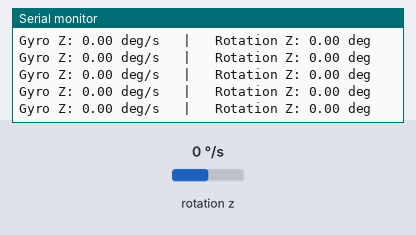
Recording of a sketch running on a simulated ESP32. Parts: the last lines printed to the serial monitor. Wiring (inferred from the names in the program): MPU-9250 motion sensor at I2C address 0x68. Inputs (shaded band) come from the test bench; at power-on: rotation z 0 °/s.

Above: at 4.3 s.
4.4 s: rotation z set to -192 °/s
At 4.45 s:
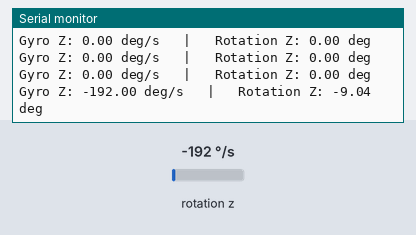
5.9 s: rotation z set to -100 °/s
At 5.96 s:
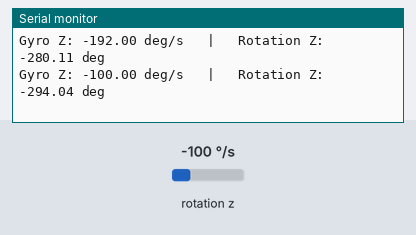
Timing chart, 0 to 8.9 s (numbered marks = the images above; inputs shaded):
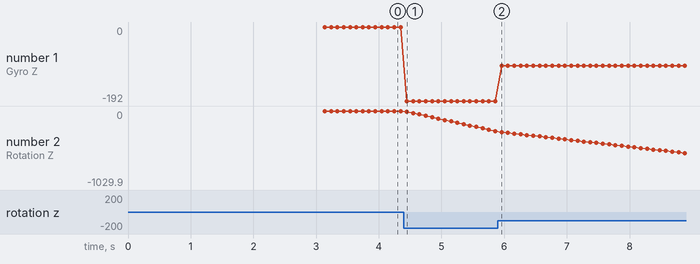

Measured:
- after the input at 4.4 s, the serial monitor: prints a new line after 0.05 s (image 1)
- plotted number 1: 0 → -192 after the input at 4.4 s
- plotted number 2: 0 → -280.11 after the input at 4.4 s

The sketch:

GyroRotationZ_Test.ino
```cpp
/**
 * ============================================================
 *  GyroRotationZ_Test.ino
 *  ESP32 + MPU6050  --  Gyro Z Rotation Accumulator
 * ============================================================
 *
 *  PURPOSE
 *  -------
 *  Measure and accumulate the total relative rotation around
 *  the Z axis (yaw) using the MPU6050 gyroscope only.
 *
 *  No motors. No heading correction. No PID. No maze solving.
 *
 *  PUBLIC API
 *  ----------
 *    updateGyroRotation()   -- call every loop iteration
 *    getGyroRotationZ()     -- returns accumulated degrees
 *    resetGyroRotationZ()   -- zeroes the accumulator
 *
 *  LIBRARY REQUIREMENT
 *  -------------------
 *  None beyond the built-in <Wire.h>.
 *  All MPU6050 communication is via raw I2C register reads.
 *  No third-party library installation needed.
 *
 *  HARDWARE
 *  --------
 *  MCU : ESP32 DOIT V1 / DevKit V1
 *  IMU : MPU6050   SDA=GPIO21   SCL=GPIO22
 *
 * ============================================================
 */

#include <Wire.h>

// ============================================================
//  TUNING PARAMETERS  -- adjust these as needed
// ============================================================

// Number of stationary samples used to calculate gyro bias.
// Robot MUST be completely still during calibration (~2 s at 1000).
#define GYRO_CALIBRATION_SAMPLES   1000

// Set true if clockwise rotation produces negative values on your
// physical setup and you want clockwise to be positive.
#define GYRO_Z_INVERT              false

// Angular velocity below this threshold (deg/s) is treated as zero.
// Helps reduce slow accumulation of noise while stationary.
// Keep small so slow intentional rotations are still detected.
#define GYRO_DEADZONE              0.5f   // deg/s

// Serial print interval
#define DEBUG_INTERVAL_MS          100    // milliseconds

// ============================================================
//  MPU6050 REGISTER MAP
// ============================================================
#define MPU6050_ADDR     0x68   // I2C address (AD0 = LOW)
#define REG_PWR_MGMT_1   0x6B   // power management
#define REG_GYRO_CONFIG  0x1B   // gyro full-scale select
#define REG_ACCEL_CONFIG 0x1C   // accel full-scale (unused but initialised)
#define REG_CONFIG       0x1A   // DLPF config
#define REG_GYRO_ZOUT_H  0x47   // gyro Z high byte (followed by low byte)
#define REG_WHO_AM_I     0x75   // WHO_AM_I register (default 0x68)

// Gyro sensitivity for +-250 deg/s full-scale
#define GYRO_SENSITIVITY  131.0f   // LSB / (deg/s)

// ============================================================
//  PRIVATE GLOBAL STATE
// ============================================================
static float         gyroBiasZ     = 0.0f;  // stationary bias (raw LSB/s)
static float         rotationZ     = 0.0f;  // accumulated rotation (degrees)
static unsigned long prevTimeMicros = 0;     // timestamp of last update

// ============================================================
//  FUNCTION PROTOTYPES
// ============================================================
bool  setupMPU6050();
void  calibrateGyro();
float readRawGyroZ();

// --- Public API ---
void  updateGyroRotation();
float getGyroRotationZ();
void  resetGyroRotationZ();

// ============================================================
//  SETUP
// ============================================================
void setup() {
  Serial.begin(115200);
  delay(500);

  Serial.println("============================================");
  Serial.println("  GyroRotationZ_Test  --  ESP32 + MPU6050");
  Serial.println("============================================");

  // Initialise I2C
  Wire.begin(21, 22);      // SDA=21, SCL=22
  Wire.setClock(400000);   // 400 kHz fast mode

  // Check and initialise MPU6050; do not proceed until detected
  Serial.println("[MPU6050] Detecting sensor...");
  while (!setupMPU6050()) {
    Serial.println("[ERROR] MPU6050 NOT found! Check wiring (SDA=21, SCL=22, VCC, GND). Retrying in 1s...");
    delay(1000);
  }
  Serial.println("[MPU6050] Sensor detected and initialized successfully!");

  // Calibrate gyro bias -- keep robot STILL
  Serial.println("\n[CALIBRATION] Keep robot COMPLETELY STILL ...");
  calibrateGyro();
  Serial.print("[CALIBRATION] Complete. gyroBiasZ = ");
  Serial.print(gyroBiasZ, 4);
  Serial.println(" raw LSB/s");

  // Reset accumulator and timer
  resetGyroRotationZ();

  Serial.println("[READY] Rotate the robot to accumulate rotation.");
  Serial.println("        Call resetGyroRotationZ() to zero the counter.");
  Serial.println("============================================\n");
  Serial.println("  Gyro Z (deg/s)   |   Rotation Z (deg)");
  Serial.println("------------------+--------------------");
}

// ============================================================
//  MAIN LOOP
// ============================================================
void loop() {
  // Always update the gyro accumulator every iteration.
  // The faster this is called, the more accurate the integration.
  updateGyroRotation();

  // Print at a fixed interval (not every microsecond)
  static unsigned long lastPrint = 0;
  unsigned long now = millis();

  if (now - lastPrint >= DEBUG_INTERVAL_MS) {
    lastPrint = now;

    // Read instantaneous gyro Z for display (already corrected and inverted)
    float rawZ     = readRawGyroZ();
    float corrZ    = (rawZ - gyroBiasZ) / GYRO_SENSITIVITY;  // deg/s
    if (GYRO_Z_INVERT) corrZ = -corrZ;

    Serial.print("Gyro Z: ");
    Serial.print(corrZ, 2);
    Serial.print(" deg/s   |   Rotation Z: ");
    Serial.print(getGyroRotationZ(), 2);
    Serial.println(" deg");
  }
}

// ============================================================
//  MPU6050 SETUP
// ============================================================

/** Write one byte to an MPU6050 register over I2C */
static bool mpuWrite(uint8_t reg, uint8_t value) {
  Wire.beginTransmission(MPU6050_ADDR);
  Wire.write(reg);
  Wire.write(value);
  return (Wire.endTransmission(true) == 0);
}

/** Read one byte from an MPU6050 register over I2C */
static uint8_t mpuRead(uint8_t reg) {
  Wire.beginTransmission(MPU6050_ADDR);
  Wire.write(reg);
  Wire.endTransmission(false);
  Wire.requestFrom((uint8_t)MPU6050_ADDR, (uint8_t)1, (uint8_t)true);
  if (Wire.available()) {
    return Wire.read();
  }
  return 0xFF;
}

/**
 *  Check connection and initialise the MPU6050:
 *    - Verify device responds on I2C address
 *    - Check WHO_AM_I register (0x68 or 0x72 for MPU6050/MPU6500)
 *    - Wake from sleep
 *    - Gyro full-scale = +-250 deg/s  (sensitivity = 131 LSB/deg/s)
 *    - DLPF bandwidth  = 42 Hz        (reduces high-freq noise)
 *  Returns true if detected and configured, false otherwise.
 */
bool setupMPU6050() {
  // Test I2C communication
  Wire.beginTransmission(MPU6050_ADDR);
  if (Wire.endTransmission() != 0) {
    return false;
  }

  // Read WHO_AM_I register (should be 0x68 on MPU6050, 0x70/0x72 on compatible variants)
  uint8_t whoAmI = mpuRead(REG_WHO_AM_I);
  if (whoAmI == 0x00 || whoAmI == 0xFF) {
    return false;
  }

  if (!mpuWrite(REG_PWR_MGMT_1, 0x00)) return false;   // wake up (clear sleep bit)
  delay(100);
  if (!mpuWrite(REG_GYRO_CONFIG, 0x00)) return false;  // FS_SEL=0 -> +-250 deg/s
  delay(10);
  if (!mpuWrite(REG_ACCEL_CONFIG, 0x00)) return false; // AFS_SEL=0 -> +-2g
  delay(10);
  if (!mpuWrite(REG_CONFIG, 0x03)) return false;       // DLPF_CFG=3 -> 42 Hz bandwidth
  delay(10);

  Serial.print("[MPU6050] Online. WHO_AM_I=0x");
  Serial.print(whoAmI, HEX);
  Serial.println(" | FS=+-250 deg/s | DLPF=42 Hz");
  return true;
}

// ============================================================
//  GYRO READ
// ============================================================

/**
 *  Read the raw 16-bit signed gyro Z value from the MPU6050.
 *  Returns value in sensor LSB units (NOT converted to deg/s yet).
 */
float readRawGyroZ() {
  Wire.beginTransmission(MPU6050_ADDR);
  Wire.write(REG_GYRO_ZOUT_H);
  Wire.endTransmission(false);
  Wire.requestFrom((uint8_t)MPU6050_ADDR, (uint8_t)2, (uint8_t)true);

  if (Wire.available() < 2) return 0.0f;
  int16_t raw = ((int16_t)Wire.read() << 8) | Wire.read();
  return (float)raw;
}

// ============================================================
//  GYRO CALIBRATION
// ============================================================

/**
 *  Collect GYRO_CALIBRATION_SAMPLES gyro Z readings while the
 *  robot is completely stationary, then store the average as
 *  gyroBiasZ.
 *
 *  This average is subtracted from every future reading so that
 *  a perfectly still robot shows 0 deg/s.
 */
void calibrateGyro() {
  double sum = 0.0;

  for (int i = 0; i < GYRO_CALIBRATION_SAMPLES; i++) {
    sum += readRawGyroZ();
    delay(2);   // ~2 ms per sample --> ~2 seconds total
  }

  gyroBiasZ = (float)(sum / (double)GYRO_CALIBRATION_SAMPLES);
}

// ============================================================
//  PUBLIC API
// ============================================================

/**
 *  updateGyroRotation()
 *  --------------------
 *  Read the gyro Z, subtract bias, apply deadzone, convert to
 *  deg/s, multiply by real elapsed time (micros), accumulate
 *  into rotationZ.
 *
 *  Call this as fast as possible in loop() for best accuracy.
 *  The integration uses real dt from micros() -- no fixed-delay
 *  assumption.
 */
void updateGyroRotation() {
  unsigned long nowMicros = micros();
  float dt = (float)(nowMicros - prevTimeMicros) * 1e-6f;  // convert to seconds
  prevTimeMicros = nowMicros;

  // Guard: skip implausibly large dt (e.g. very first call after a delay)
  if (dt <= 0.0f || dt > 0.5f) return;

  // Read and correct gyro Z
  float rawZ     = readRawGyroZ();
  float corrZ    = (rawZ - gyroBiasZ) / GYRO_SENSITIVITY;  // deg/s

  // Apply optional sign inversion
  if (GYRO_Z_INVERT) corrZ = -corrZ;

  // Apply deadzone -- noise below this threshold is treated as zero
  if (fabsf(corrZ) < GYRO_DEADZONE) corrZ = 0.0f;

  // Integrate angular velocity into accumulated rotation
  rotationZ += corrZ * dt;
}

/**
 *  getGyroRotationZ()
 *  ------------------
 *  Returns the total accumulated Z-axis rotation in degrees
 *  since the last resetGyroRotationZ() call.
 *
 *  Positive = clockwise  (if GYRO_Z_INVERT = false)
 *  Negative = counter-clockwise
 *
 *  (Or the opposite if GYRO_Z_INVERT = true)
 */
float getGyroRotationZ() {
  return rotationZ;
}

/**
 *  resetGyroRotationZ()
 *  --------------------
 *  Zeroes the rotation accumulator.
 *  The NEXT call to updateGyroRotation() starts from 0.
 *
 *  Use this before any movement you want to measure,
 *  e.g. before turning 90 degrees.
 */
void resetGyroRotationZ() {
  rotationZ      = 0.0f;
  prevTimeMicros = micros();  // prevent a large stale dt spike after reset
}

// ============================================================
//  END OF FILE
// ============================================================
```
